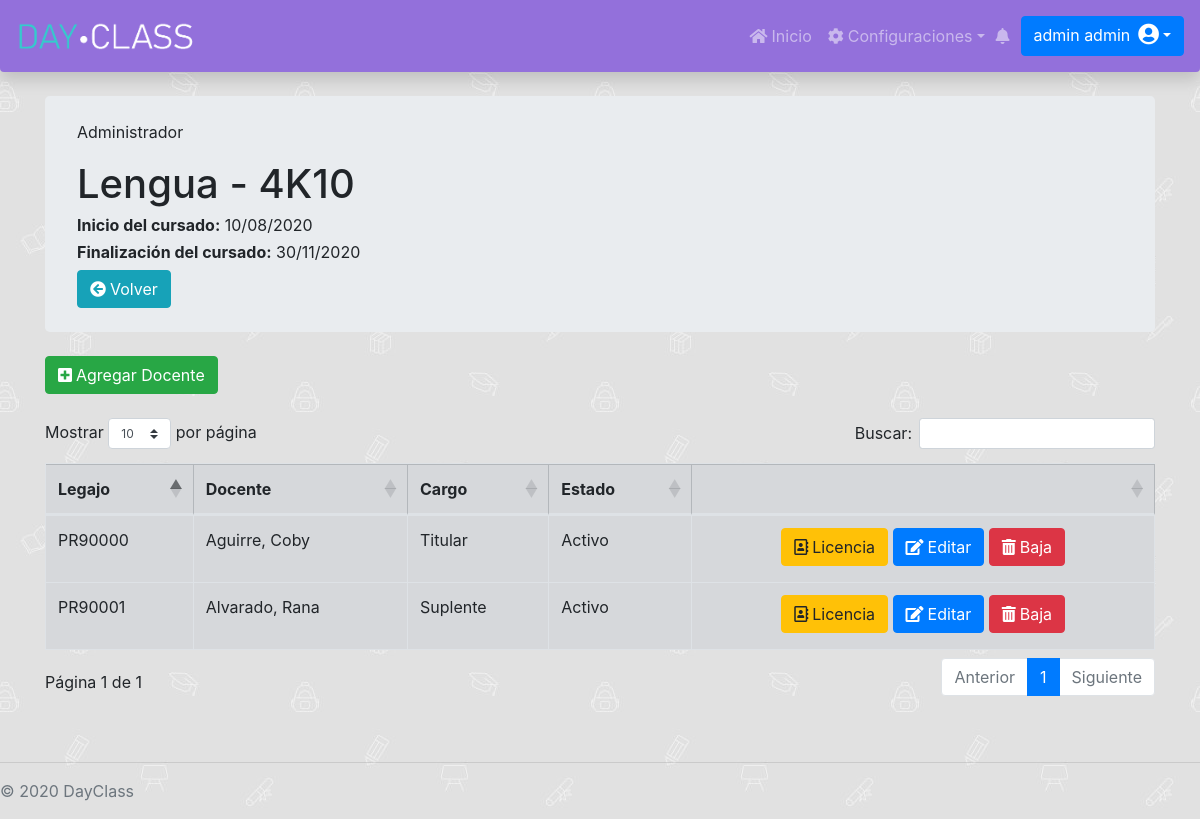
Page /Administrador/MateriaCurso/Curso/docentesCurso.php?id=18 (signed in) on the committed database.
### tables this page shows
CREATE TABLE `curso` (
  `id` int(11) NOT NULL AUTO_INCREMENT,
  `fechaDesdeCurActual` date DEFAULT NULL,
  `fechaHastaCurActul` date DEFAULT NULL,
  `nombreCurso` varchar(255) DEFAULT NULL,
  `division_id` int(11) DEFAULT NULL,
  `materia_id` int(11) DEFAULT NULL,
  `fechaDesdeCursado` date DEFAULT NULL,
  `fechaHastaCursado` date DEFAULT NULL,
  PRIMARY KEY (`id`),
  KEY `FKb0pu5rd27n5ld9n4oamd62dwj` (`division_id`),
  KEY `FK48osbikkitlflgwqf0vh8qt7j` (`materia_id`)
);

CREATE TABLE `profesor` (
  `id` int(11) NOT NULL AUTO_INCREMENT,
  `apellidoProf` varchar(255) DEFAULT NULL,
  `contraseniaProf` varchar(255) DEFAULT NULL,
  `dniProf` int(11) NOT NULL,
  `emailProf` varchar(255) DEFAULT NULL,
  `fechaAltaProf` date DEFAULT NULL,
  `fechaBajaProf` date DEFAULT NULL,
  `fechaNacProf` date DEFAULT NULL,
  `legajoProf` varchar(255) NOT NULL,
  `nombreProf` varchar(255) DEFAULT NULL,
  `permiso_id` int(11) DEFAULT NULL,
  PRIMARY KEY (`id`),
  KEY `FK62q9qdgk50ph2cra8pt464rpp` (`permiso_id`)
);

CREATE TABLE `cargo` (
  `id` int(11) NOT NULL AUTO_INCREMENT,
  `fechaAltaCargo` date DEFAULT NULL,
  `fechaFinCargo` date DEFAULT NULL,
  `nombreCargo` varchar(255) DEFAULT NULL,
  PRIMARY KEY (`id`)
);

CREATE TABLE `estadocargoprofesor` (
  `id` int(11) NOT NULL AUTO_INCREMENT,
  `nombreEstadoCargoProfe` varchar(255) DEFAULT NULL,
  PRIMARY KEY (`id`)
);

### Administrador/MateriaCurso/Curso/docentesCurso.php (the view, shortened to what this page needs)
<link rel="stylesheet" href="https://cdnjs.cloudflare.com/ajax/libs/twitter-bootstrap/4.1.3/css/bootstrap.css">
<link rel="stylesheet" href="https://cdn.datatables.net/1.10.21/css/dataTables.bootstrap4.min.css">
<div class="container">
    <div class="jumbotron my-4 py-4">
        <p class="card-text">Administrador</p>
        <?php
        include "../../../databaseConection.php";
        $currentDateTime = date('Y-m-d');
        $id_curso = $_GET['id'];
        $consultaCurso = $con->query("SELECT * FROM `curso` WHERE `id` =  $id_curso");
        $resultado = $consultaCurso->fetch_assoc();
        $fchDesde = $resultado["fechaDesdeCursado"];
        $fchHasta = $resultado["fechaHastaCursado"];
        $nombreCurso = $resultado["nombreCurso"];
        echo "<h1>$nombreCurso</h1>";
        if(($fchDesde != null && $fchHasta != null) && ($fchHasta >= $currentDateTime)){
            echo "<h6 class='font-weight-normal'><b>Inicio del cursado:</b> " . strftime('%d/%m/%Y', strtotime($fchDesde)) . " </h6>";
            echo "<h6 class='font-weight-normal'><b>Finalización del cursado:</b> " . strftime('%d/%m/%Y', strtotime($fchHasta)) . " </h6>";
        }else{
            echo "<div class='alert alert-warning' role='alert'>
                            <h5><i class='fa fa-exclamation-circle mr-2'></i>No hay fechas de cursado vigentes.</h5>
                            <h7>Puede agregar docentes, pero recuerde colocar las fechas nuevas.</h7>
                        </div>";
        }
        ?>
        <a <?php echo "href='/DayClass/Administrador/MateriaCurso/Curso/admCurso.php?id=".$resultado['materia_id']."'"; ?> class="btn btn-info"><i class="fa fa-arrow-circle-left mr-1"></i>Volver</a>
    </div>
    <div class="my-2">
        <a href="" class="btn btn-success" data-toggle="modal" data-target="#staticBackdrop"><i class="fa fa-plus-square mr-1"></i>Agregar Docente</a>
    </div>
    <div class="my-4 table-responsive">
        <table id="dataTable" class="table table-secondary table-bordered table-hover">
           <?php
                $id_curso = $_GET["id"];
                $currentDateTime = date('Y-m-d');
                $consulta1 = $con->query("SELECT profesor.id, profesor.legajoProf, profesor.apellidoProf, profesor.nombreProf, estadocargoprofesor.nombreEstadoCargoProfe, cargo.nombreCargo FROM cargoprofesor, curso, profesor, cargoprofesorestado, estadocargoprofesor, cargo WHERE cargoprofesor.profesor_id = profesor.id AND cargoprofesor.curso_id = curso.id AND cargoprofesor.cargo_id = cargo.id AND cargoprofesor.curso_id = '$id_curso' AND cargoprofesor.fechaDesdeCargo <= '$currentDateTime' AND cargoprofesor.fechaHastaCargo IS NULL AND cargoprofesor.id = cargoprofesorestado.cargoProfesor_id AND cargoprofesorestado.estadoCargoProfesor_id = estadocargoprofesor.id AND estadocargoprofesor.nombreEstadoCargoProfe <> 'Baja' AND cargoprofesorestado.fechaDesdeCargoProfesorEstado <= '$currentDateTime' AND (cargoprofesorestado.fechaHastaCargoProfesorEstado > '$currentDateTime' OR cargoprofesorestado.fechaHastaCargoProfesorEstado IS NULL)");
                if(($consulta1->num_rows) != 0){
                echo "<thead>
                    <th>Legajo</th>
                    <th>Docente</th>
                    <th>Cargo</th>
                    <th>Estado</th>
                    <th></th>
                </thead>
                <tbody>";
                while ($resultadoProf = $consulta1->fetch_assoc()) {
                    $nombreCompleto = $resultadoProf['apellidoProf'] . ", " . $resultadoProf['nombreProf'];
                    $id = $resultadoProf['id'];
                    $consulta2 = $con->query("SELECT cargoprofesorestado.id, estadocargoprofesor.nombreEstadoCargoProfe, cargoprofesor.profesor_id, cargoprofesorestado.cargoProfesor_id, cargoprofesorestado.fechaDesdeCargoProfesorEstado, cargoprofesorestado.fechaHastaCargoProfesorEstado FROM cargoprofesor, estadocargoprofesor, cargoprofesorestado WHERE cargoprofesor.profesor_id = '$id' AND cargoprofesor.curso_id = '$id_curso' AND cargoprofesor.fechaDesdeCargo <= '$currentDateTime' AND cargoprofesor.fechaHastaCargo IS NULL AND cargoprofesorestado.cargoProfesor_id = cargoprofesor.id AND cargoprofesorestado.fechaHastaCargoProfesorEstado IS NULL AND cargoprofesorestado.estadoCargoProfesor_id = estadocargoprofesor.id AND estadocargoprofesor.nombreEstadoCargoProfe = 'Activo'");
                    $resultadoLicencia = $consulta2->fetch_assoc();
                    $inicioLicencia = $resultadoLicencia["fechaDesdeCargoProfesorEstado"];
                    $ultimaLicencia = $con->query("SELECT cargoprofesorestado.id, estadocargoprofesor.nombreEstadoCargoProfe, cargoprofesor.profesor_id, cargoprofesorestado.cargoProfesor_id, cargoprofesorestado.fechaDesdeCargoProfesorEstado, cargoprofesorestado.fechaHastaCargoProfesorEstado FROM cargoprofesor, estadocargoprofesor, cargoprofesorestado WHERE cargoprofesor.profesor_id = '$id' AND cargoprofesor.curso_id = '$id_curso' AND cargoprofesor.fechaDesdeCargo <= '$currentDateTime' AND cargoprofesor.fechaHastaCargo IS NULL AND cargoprofesorestado.cargoProfesor_id = cargoprofesor.id AND cargoprofesorestado.estadoCargoProfesor_id = estadocargoprofesor.id AND estadocargoprofesor.nombreEstadoCargoProfe = 'Licencia' ORDER BY cargoprofesorestado.fechaHastaCargoProfesorEstado DESC");
                    $resultadoUltimaLicencia = $ultimaLicencia->fetch_assoc();
                    if (($ultimaLicencia->num_rows) == 0) {
                        $inicioUtimaLicencia = "";
                        $finUtimaLicencia = "";
                    } else {
                        $inicioUtimaLicencia = $resultadoUltimaLicencia["fechaDesdeCargoProfesorEstado"];
                        $finUtimaLicencia = $resultadoUltimaLicencia["fechaHastaCargoProfesorEstado"];
                    }
                    $urlBaja = 'bajaDocenteCurso.php?docenteId='.$id.'&&cursoId='.$id_curso;
                    echo "<tr>
                    <td>" . $resultadoProf['legajoProf'] . "</td>
                    <td>" . $nombreCompleto . "</td>
                    <td>" . $resultadoProf['nombreCargo'] . "</td>
                    <td>" . $resultadoProf['nombreEstadoCargoProfe'] . "</td>
                    <td class='text-center'>
                        <a href='' class='btn btn-warning mb-1' data-toggle='modal' data-target='#staticBackdrop2' onclick='setIdProf(" . $id . ")'><i class='fa fa-address-book-o mr-1'></i>Licencia</a>
                        <a href='' class='btn btn-primary mb-1' data-toggle='modal' data-target='#cambioCargoProf' onclick='setCargosDisponibles(" . $id . ")'><i class='fa fa-edit mr-1'></i>Editar</a>
                        <a href='$urlBaja' class='btn btn-danger mb-1'><i class='fa fa-trash mr-1'></i>Baja</a>
                        <input type='date' name='impIDprof' id='inicLic" . $id . "' value='$inicioLicencia' hidden>
                        <input type='date' name='impIDprof' id='inicioUltimaLicencia" . $id . "' value='$inicioUtimaLicencia' hidden>
                        <input type='date' name='impIDprof' id='finUltimaLicencia" . $id . "' value='$finUtimaLicencia' hidden>
                    </td>
                    </tr>
                    </tbody>";
                }
                }else{
                    echo "<div class='alert alert-warning' role='alert'>
                            <h5><i class='fa fa-exclamation-circle mr-2'></i>Todavía no hay docentes en este curso.</h5>
                        </div>";
                }
                ?>
        </table>
    </div>
</div>

### DayClassStyle.css (style rules this page uses)
.dayclassnav { background-color: mediumpurple; }
.abajo-pagina { position: absolute; bottom: auto; width: 100%; }
body { padding-top: 4.5rem; background-image: url("/DayClass/images/school.jpg"); background-repeat: repeat; background-attachment: fixed; }

### rows in the picture
curso: nombreCurso "Lengua - 4K10", fechaDesdeCursado "10/08/2020", fechaHastaCursado "30/11/2020"
profesor: legajoProf "PR90000", nombreCompleto "Aguirre, Coby", cargo.nombreCargo "Titular", estadocargoprofesor.nombreEstadoCargoProfe "Activo"
profesor: legajoProf "PR90001", nombreCompleto "Alvarado, Rana", cargo.nombreCargo "Suplente", estadocargoprofesor.nombreEstadoCargoProfe "Activo"
